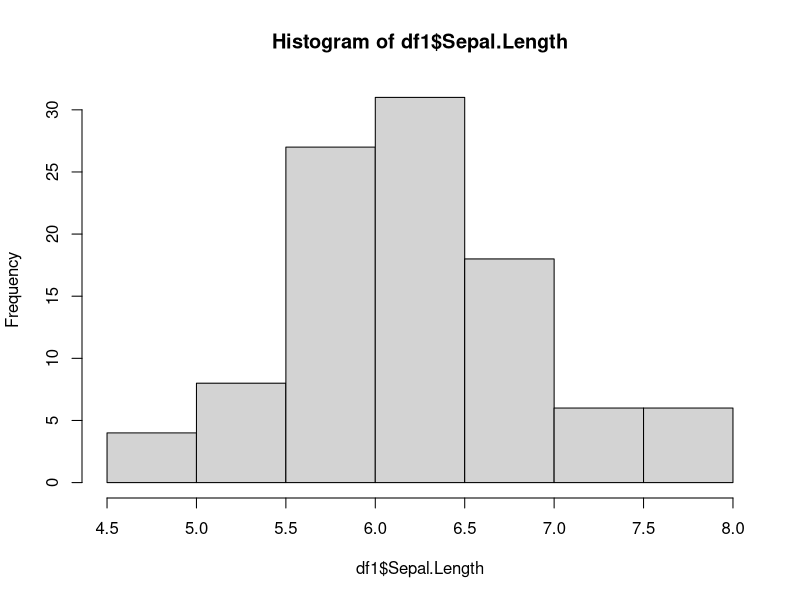

The R script that drew this image: (Note: this script raises an error after producing the figure.)
?iris
df  <- iris
?t.test
str(df)

df1  <- subset(df, Species != "setosa")
str(df1)
table(df1$Species)

hist(df1$Sepal.Length)

ggplot(df1, aes(x =Sepal.Length ))+
  geom_histogram(fill = "white", col = "black", binwidth = 0.4)+
  facet_grid(Species ~ .)

ggplot(df1, aes(Sepal.Length, fill = Species ))+
  geom_density(alpha = 0.5)

ggplot(df1, aes(Species, Sepal.Length))+
  geom_boxplot()

shapiro.test(df1$Sepal.Length)

shapiro.test(df1$Sepal.Length[df1$Species == "versicolor"])
shapiro.test(df1$Sepal.Length[df1$Species == "virginica"])

#The same result in one line
by(df1$Sepal.Length, INDICES = df1$Species, shapiro.test)

bartlett.test(Sepal.Length  ~ Species, df1)


t.test(Sepal.Length  ~ Species, df1)
test1  <- t.test(Sepal.Length  ~ Species, df1)

str(test1)
test1$p.value

t.test(Sepal.Length  ~ Species, df1, var.equal = T)

t.test(df1$Sepal.Length, mu = 8)

t.test(df1$Petal.Length, df1$Petal.Width, paired = T)

ggplot(df1, aes(Species, Sepal.Length))+
  stat_summary(fun.data = mean_cl_normal, geom = "errorbar", 
               width = 0.1)+
  stat_summary(fun.y = mean, geom = "point", size = 4)

ggplot(df1, aes(Species, Sepal.Length))+
  stat_summary(fun.data = mean_cl_normal, geom = "pointrange", 
               size = 2)


?wilcox.test

test2  <- wilcox.test(Petal.Length ~ Species, df1)
pv  <- test2$p.value

ggplot(df1, aes(Species, Petal.Length))+
  geom_boxplot()


wilcox.test(df1$Petal.Length, df1$Petal.Width, paired = T)

paired_wtest  <- wilcox.test(df1$Petal.Length, df1$Petal.Width, paired = T)

paired_wtest$p.value
